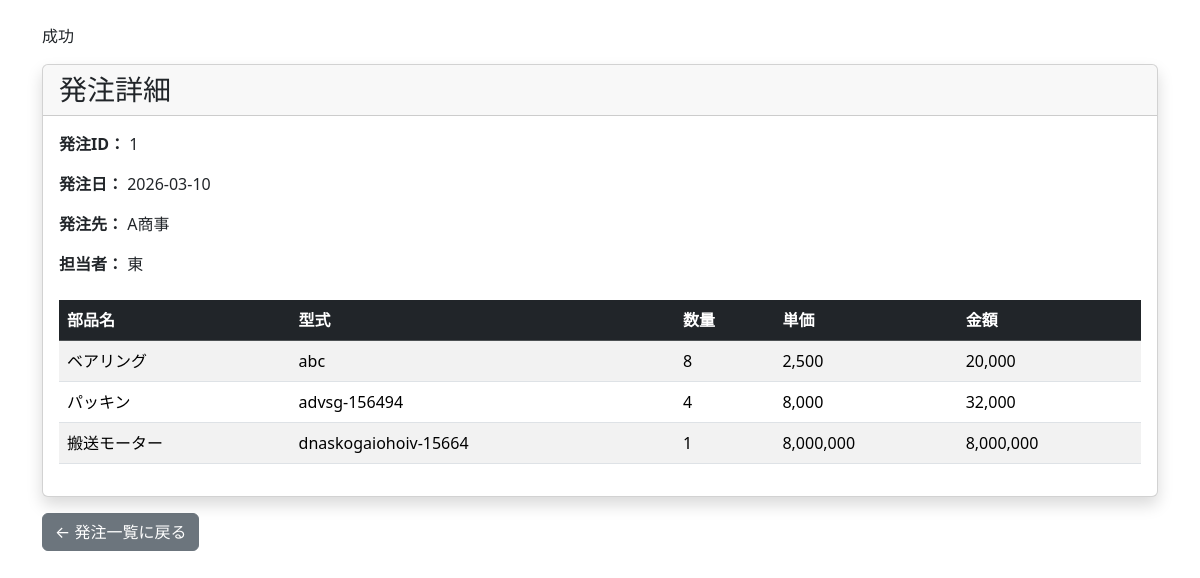
Page /users/detail.php?id=1 (signed in) on the committed database.
### tables this page shows
CREATE TABLE `orders` (
  `id` int(11) NOT NULL,
  `order_date` date NOT NULL,
  `supplier_id` int(11) DEFAULT NULL,
  `user_id` int(11) DEFAULT NULL,
  `total_price` int(11) DEFAULT NULL,
  `mail_sent` tinyint(4) DEFAULT 0,
  `created_at` datetime NOT NULL
);

CREATE TABLE `suppliers` (
  `id` int(11) NOT NULL,
  `company_name` varchar(255) NOT NULL,
  `contact_name` varchar(255) DEFAULT NULL,
  `email` varchar(255) NOT NULL,
  `phone` varchar(50) DEFAULT NULL,
  `memo` text DEFAULT NULL,
  `created_at` datetime NOT NULL
);

CREATE TABLE `order_items` (
  `id` int(11) NOT NULL,
  `order_id` int(11) NOT NULL,
  `part_id` int(11) NOT NULL,
  `quantity` int(11) NOT NULL,
  `price` int(11) NOT NULL,
  `total_price` int(11) NOT NULL
);

CREATE TABLE `parts` (
  `id` int(11) NOT NULL,
  `part_name` varchar(255) NOT NULL,
  `equipment_id` int(11) DEFAULT NULL,
  `model_number` varchar(255) DEFAULT NULL,
  `price` int(11) DEFAULT NULL,
  `category_id` int(11) DEFAULT NULL,
  `memo` text DEFAULT NULL,
  `created_at` datetime NOT NULL
);

### config/function.php (called while the page is built, shortened)
<?php
function db_connect(){
    $dsn="mysql:host=".DB_HOST.";dbname=".DB_NAME.";charset=utf8mb4";
    $db=new PDO($dsn,DB_USER,DB_PASS);
    $db->setAttribute(PDO::ATTR_EMULATE_PREPARES,false);
    return $db;
}
function h($str)
{
    return htmlspecialchars($str, ENT_QUOTES, 'UTF-8');
}
function sql_get($s){
$db=db_connect();
$sql="$s";
$stmt=$db->prepare($sql);
return $stmt;
}

### users/detail.php (the view, shortened to what this page needs)
<?php
require_once __DIR__ . "/../config/function.php";
$id = (int)$_GET["id"];
try {
    $sql = "SELECT
                orders.id,
                orders.order_date,
                suppliers.company_name,
                suppliers.contact_name
            FROM orders
            INNER JOIN suppliers
            ON suppliers.id = orders.supplier_id
            WHERE orders.id = :id";
    $stmt = sql_get($sql);
    $stmt->bindParam(":id", $id, PDO::PARAM_INT);
    $stmt->execute();
    $order = $stmt->fetch(PDO::FETCH_ASSOC);
} catch (PDOException $e) {
    exit("エラー：" . $e->getMessage());
}
try {
    $sql = "SELECT
                parts.part_name,
                parts.model_number,
                order_items.quantity,
                order_items.price,
                order_items.total_price
            FROM order_items
            INNER JOIN parts
            ON parts.id = order_items.part_id
            WHERE order_items.order_id = :id";
    $stmt = sql_get($sql);
    $stmt->bindParam(":id", $id, PDO::PARAM_INT);
    $stmt->execute();
    $items = $stmt->fetchAll(PDO::FETCH_ASSOC);
} catch (PDOException $e) {
    exit("エラー：" . $e->getMessage());
}
?>
<?php include __DIR__ . "/../config/page_head.php"; ?>
<body>
    <main class="container mt-4">
        <?php include __DIR__ . "/../config/err_and_msg.php"; ?>
        <div class="card shadow">
            <div class="card-header">
                <h3 class="mb-0">
                    発注詳細
                </h3>
            </div>
            <div class="card-body">
                <div class="mb-4">
                    <p>
                        <strong>発注ID：</strong>
                        <?= h($order["id"]) ?>
                    </p>
                    <p>
                        <strong>発注日：</strong>
                        <?= h($order["order_date"]) ?>
                    </p>
                    <p>
                        <strong>発注先：</strong>
                        <?= h($order["company_name"]) ?>
                    </p>
                    <p>
                        <strong>担当者：</strong>
                        <?= h($order["contact_name"]) ?>
                    </p>
                </div>
                <table class="table table-striped">
                    <thead class="table-dark">
                        <tr>
                            <th>部品名</th>
                            <th>型式</th>
                            <th>数量</th>
                            <th>単価</th>
                            <th>金額</th>
                        </tr>
                    </thead>
                    <tbody>
                        <?php foreach ($items as $row): ?>
                            <tr>
                                <td>
                                    <?= h($row["part_name"]) ?>
                                </td>
                                <td>
                                    <?= h($row["model_number"]) ?>
                                </td>
                                <td>
                                    <?= h($row["quantity"]) ?>
                                </td>
                                <td>
                                    <?= number_format($row["price"]) ?>
                                </td>
                                <td>
                                    <?= number_format($row["total_price"]) ?>
                                </td>
                            </tr>
                        <?php endforeach; ?>
                    </tbody>
                </table>
            </div>
        </div>
        <div class="mt-3">
            <a href="./list.php" class="btn btn-secondary">
                ← 発注一覧に戻る
            </a>
        </div>
    </main>
</body>

### rows in the picture
orders: id "1", order_date "2026-03-10", supplier.company_name "A商事", supplier.contact_name "東"
order_items: part.part_name "ベアリング", part.model_number "abc", quantity "8", price "2,500", total_price "20,000"
order_items: part.part_name "パッキン", part.model_number "advsg-156494", quantity "4", price "8,000", total_price "32,000"
order_items: part.part_name "搬送モーター", part.model_number "dnaskogaiohoiv-15664", quantity "1", price "8,000,000", total_price "8,000,000"

### other values in the picture
$_SESSION["msg"] "成功"
